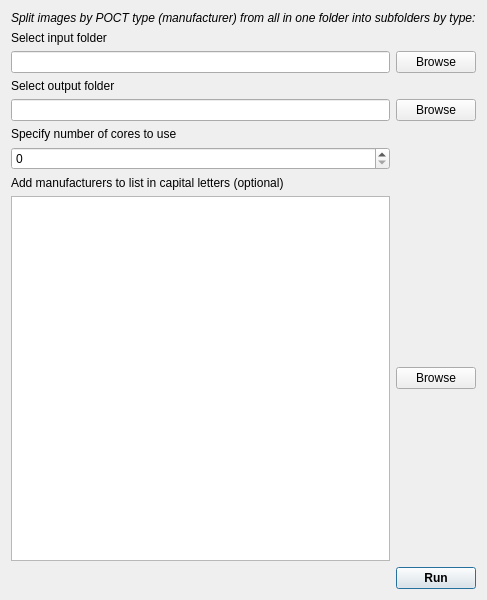
<?xml version="1.0" encoding="UTF-8"?>
<ui version="4.0">
 <class>split_dlg</class>
 <widget class="QDialog" name="split_dlg">
  <property name="geometry">
   <rect>
    <x>0</x>
    <y>0</y>
    <width>465</width>
    <height>600</height>
   </rect>
  </property>
  <property name="windowTitle">
   <string>split_dlg</string>
  </property>
  <layout class="QGridLayout" name="gridLayout_2">
   <item row="0" column="0">
    <layout class="QGridLayout" name="gridLayout">
     <item row="9" column="1">
      <widget class="QPushButton" name="run_btn">
       <property name="font">
        <font>
         <weight>75</weight>
         <bold>true</bold>
        </font>
       </property>
       <property name="text">
        <string>Run</string>
       </property>
      </widget>
     </item>
     <item row="4" column="0">
      <widget class="QLineEdit" name="output_dir_edit"/>
     </item>
     <item row="8" column="0">
      <widget class="QPlainTextEdit" name="type_edit"/>
     </item>
     <item row="2" column="1">
      <widget class="QPushButton" name="input_btn">
       <property name="text">
        <string>Browse</string>
       </property>
      </widget>
     </item>
     <item row="8" column="1">
      <widget class="QPushButton" name="type_btn">
       <property name="text">
        <string>Browse</string>
       </property>
      </widget>
     </item>
     <item row="7" column="0">
      <widget class="QLabel" name="type_label">
       <property name="text">
        <string>Add manufacturers to list in capital letters (optional)</string>
       </property>
      </widget>
     </item>
     <item row="6" column="0">
      <widget class="QSpinBox" name="worker_spin"/>
     </item>
     <item row="2" column="0">
      <widget class="QLineEdit" name="input_dir_edit"/>
     </item>
     <item row="5" column="0">
      <widget class="QLabel" name="worker_label">
       <property name="text">
        <string>Specify number of cores to use</string>
       </property>
      </widget>
     </item>
     <item row="4" column="1">
      <widget class="QPushButton" name="output_btn">
       <property name="text">
        <string>Browse</string>
       </property>
      </widget>
     </item>
     <item row="1" column="0">
      <widget class="QLabel" name="input_label">
       <property name="text">
        <string>Select input folder</string>
       </property>
      </widget>
     </item>
     <item row="3" column="0">
      <widget class="QLabel" name="output_label">
       <property name="text">
        <string>Select output folder</string>
       </property>
      </widget>
     </item>
     <item row="0" column="0" colspan="2">
      <widget class="QLabel" name="titel_label">
       <property name="font">
        <font>
         <italic>true</italic>
         <underline>false</underline>
        </font>
       </property>
       <property name="text">
        <string>Split images by POCT type (manufacturer) from all in one folder into subfolders by type:</string>
       </property>
      </widget>
     </item>
    </layout>
   </item>
  </layout>
 </widget>
 <resources/>
 <connections/>
</ui>
